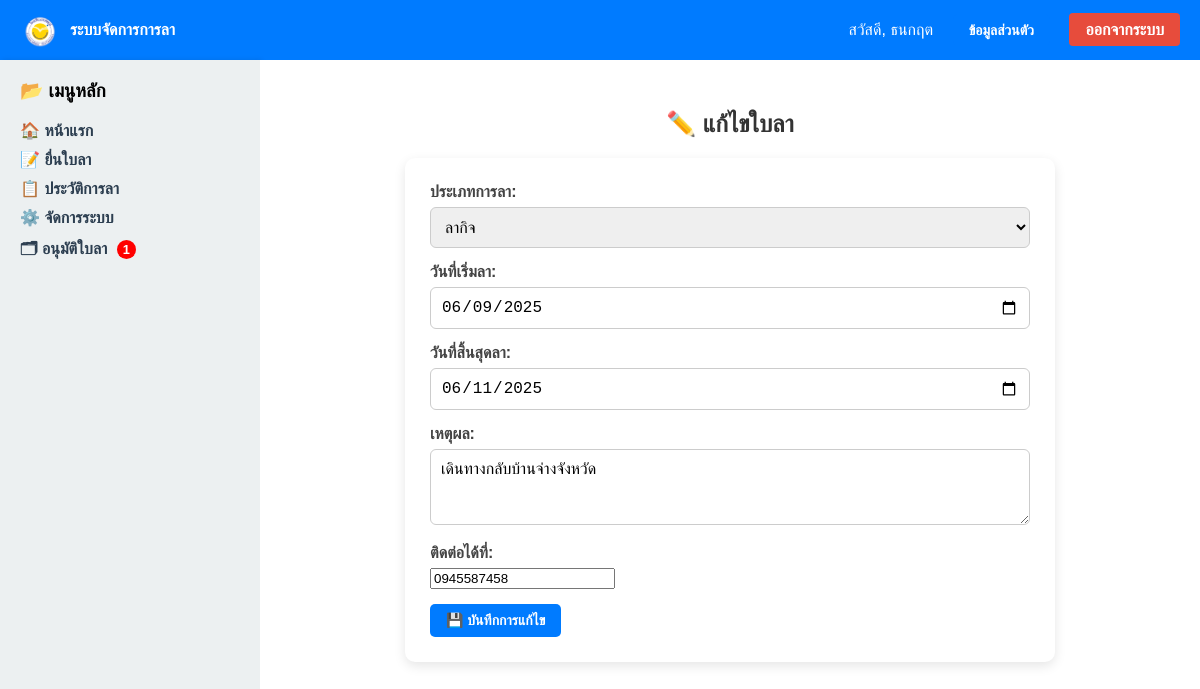
/leave/edit/1 (signed in), run on the app's committed database.
### app.py (models this page shows)
class User(db.Model, UserMixin):
    id = db.Column(db.Integer, primary_key=True)
    username = db.Column(db.String(80), unique=True, nullable=False)
    password = db.Column(db.String(255), nullable=False)
    role = db.Column(db.String(20), default='staff')
    prefix = db.Column(db.String(20))  # 👈 เพิ่มคำนำหน้า เช่น นาย นางสาว
    first_name = db.Column(db.String(100))
    last_name = db.Column(db.String(100))
    position = db.Column(db.String(100))  # 👈 เพิ่มตำแหน่ง เช่น ครู เจ้าหน้าที่
    department = db.Column(db.String(100))

class LeaveRequest(db.Model):
    id = db.Column(db.Integer, primary_key=True)
    username = db.Column(db.String(80), db.ForeignKey('user.username'), nullable=False)
    leave_type = db.Column(db.String(20), nullable=False)
    start_date = db.Column(db.Date, nullable=True)
    end_date = db.Column(db.Date, nullable=True)
    date = db.Column(db.Date, nullable=True)
    reason = db.Column(db.String(200), nullable=True)
    time_from = db.Column(db.String(10), nullable=True)
    time_to = db.Column(db.String(10), nullable=True)
    hours = db.Column(db.Float, nullable=True)
    submitted_at = db.Column(db.DateTime, default=datetime.utcnow)
    status = db.Column(db.String(20), default='รออนุมัติ')
    contact_info = db.Column(db.String(255), nullable=True)
    user = relationship('User', backref='leaves')

### app.py (the view, shortened to what this page needs)
@app.route('/leave/edit/<int:leave_id>', methods=['GET', 'POST'])
@login_required
def edit_leave(leave_id):
    leave = LeaveRequest.query.get_or_404(leave_id)
    if leave.username != current_user.username or leave.status != 'รออนุมัติ':
        flash("ไม่สามารถแก้ไขใบลานี้ได้", "error")
        return redirect(url_for('home'))
    return render_template('edit_leave_form.html', leave=leave)

### app.py (called while the page is built)
@login_manager.user_loader
def load_user(user_id):
    return User.query.get(int(user_id))

@app.context_processor
def inject_pending_count():
    if current_user.is_authenticated:
        if current_user.role == 'admin':
            if current_user.position in ['ผู้อำนวยการ', 'ผู้รับใบอนุญาต']:
                count = LeaveRequest.query.filter_by(status='รออนุมัติ').count()
            else:
                count = LeaveRequest.query.join(User, LeaveRequest.username == User.username) \
                    .filter(LeaveRequest.status == 'รออนุมัติ') \
                    .filter(User.department == current_user.department) \
                    .count()
            return dict(pending_count=count)
    return dict(pending_count=0)

@app.context_processor
def inject_user():
    if current_user.is_authenticated:
        return dict(current_user=current_user)
    return dict(current_user=None)

### templates/edit_leave_form.html (shortened to what this page needs)
{% extends "base.html" %}
{% block content %}
<h2 class="form-title">✏️ แก้ไขใบลา</h2>
<form method="post" class="leave-form" onsubmit="return validateForm()">
  <div class="form-group">
    <label for="leave_type">ประเภทการลา:</label>
    <select name="leave_type" id="leave_type" onchange="toggleFields()" required>
      <option value="ลากิจ" {% if leave.leave_type == 'ลากิจ' %}selected{% endif %}>ลากิจ</option>
    </select>
  </div>
  <div id="full_day_fields" style="display:none;">
    <div class="form-group">
      <label for="start_date">วันที่เริ่มลา:</label>
      <input type="date" name="start_date" id="start_date" value="{{ leave.start_date }}">
    </div>
    <div class="form-group">
      <label for="end_date">วันที่สิ้นสุดลา:</label>
      <input type="date" name="end_date" id="end_date" value="{{ leave.end_date }}">
    </div>
  </div>
  <div class="form-group">
    <label for="reason">เหตุผล:</label>
    <textarea name="reason" id="reason" rows="3" required>{{ leave.reason }}</textarea>
  </div>
  <div class="form-group">
    <label for="contact_info">ติดต่อได้ที่:</label>
    <input type="text" name="contact_info" id="contact_info" value="{{ leave.contact_info or '' }}">
  </div>
  <button type="submit" class="btn-blue">💾 บันทึกการแก้ไข</button>
</form>
{% endblock %}

### templates/base.html (shortened to what this page needs)
<!DOCTYPE html>
<html lang="th">
<head>
  <link rel="stylesheet" href="{{ url_for('static', filename='style.css') }}">
</head>
<body>
<div class="navbar">
  <div class="navbar-left">
  <img src="{{ url_for('static', filename='images/school_logo.png') }}" alt="โลโก้โรงเรียน" style="height: 40px; vertical-align: middle; margin-right: 10px;">
  <strong>ระบบจัดการการลา</strong>
  </div>
  <div class="navbar-right">
    {% if session.get('username') %}
      สวัสดี, {{ current_user.first_name or session['username'] }}
      {% if session['username'] %}
      <a href="{{ url_for('profile') }}" class="btn-blue">ข้อมูลส่วนตัว</a>
      {% endif %}
      <a href="{{ url_for('logout') }}" class="logout-button">ออกจากระบบ</a>
    {% else %}
      <a href="{{ url_for('login') }}">เข้าสู่ระบบ</a>
    {% endif %}
  </div>
</div>
<div class="layout-container">
  <div class="sidebar">
    <h3>📂 เมนูหลัก</h3>
    <ul class="menu-list">
      <li><a href="{{ url_for('home') }}">🏠 หน้าแรก</a></li>
      <li><a href="{{ url_for('leave') }}">📝 ยื่นใบลา</a></li>
      <li><a href="{{ url_for('report') }}">📋 ประวัติการลา</a></li>
      {% if session.get('role') == 'admin' %}
        <li><a href="{{ url_for('admin_dashboard') }}">⚙️ จัดการระบบ</a></li>
        <li><a href="{{ url_for('admin_leaves') }}"> 🗂 อนุมัติใบลา
          {% if pending_count > 0 %}
            <span class="badge">{{ pending_count }}</span>
          {% endif %}</a>
        </li>
      {% endif %}
    </ul>
  </div>
  <div class="main-content">
    {% block content %}{% endblock %}
  </div>
</div>
</body>
</html>

### static/style.css (style rules this page uses)
body { font-family: sans-serif; background-color: #f3f4f6; margin: 0; }
.navbar { background-color: #1e3a8a; color: white; padding: 1rem 2rem; display: flex; justify-content: space-between; align-items: center; }
.sidebar { width: 200px; background-color: #f9fafb; padding: 1rem; }
body { font-family: Arial, sans-serif; margin: 0; background-color: #f8f8f8; }
.navbar { display: flex; justify-content: space-between; background-color: #2c3e50; color: #fff; padding: 15px 20px; }
.navbar a { color: #fff; text-decoration: none; margin-left: 15px; }
.layout-container { display: flex; min-height: 90vh; }
.sidebar { width: 220px; background-color: #ecf0f1; padding: 20px; box-shadow: 2px 0 5px rgba(0,0,0,0.1); }
.sidebar h3 { margin-top: 0; }
.menu-list { list-style: none; padding: 0; margin-top: 10px; }
.menu-list li { margin-bottom: 10px; }
.menu-list a { text-decoration: none; color: #2c3e50; font-weight: bold; }
.main-content { flex: 1; padding: 30px; background-color: #fff; }
.logout-button { background-color: #e74c3c; color: white; padding: 8px 16px; text-decoration: none; border-radius: 4px; font-weight: bold; }
.leave-form { max-width: 600px; margin: 0 auto; background: #fff; padding: 25px; border-radius: 10px; box-shadow: 0 4px 12px rgba(0, 0, 0, 0.1); }
.form-title { text-align: center; margin-bottom: 20px; color: #333; }
.form-group { margin-bottom: 15px; }
label { display: block; margin-bottom: 6px; font-weight: bold; color: #444; }
input[type="date"], input[type="time"], input[type="number"], select, textarea { width: 100%; padding: 10px; font-size: 1rem; border: 1px solid #ccc; border-radius: 6px; box-sizing: border-box; }
textarea { resize: vertical; }
.btn-blue { background-color: #3498db; color: white; padding: 8px 16px; border: none; border-radius: 6px; text-decoration: none; font-size: 14px; cursor: pointer; }
.navbar { display: flex; justify-content: space-between; align-items: center; background-color: #007BFF; color: white; padding: 10px 20px; }
.navbar-left { display: flex; align-items: center; }
.badge { background-color: red; color: white; padding: 2px 6px; font-size: 0.8rem; border-radius: 10px; margin-left: 5px; }

### templates/edit_leave_form.html (style rules this page uses)
.btn-blue { background-color: #007BFF; color: white; padding: 8px 16px; border: none; border-radius: 5px; font-weight: bold; cursor: pointer; }

### data on the page
User: first_name "ธนกฤต"
LeaveRequest: leave_type "ลากิจ", start_date "06/09/2025", end_date "06/11/2025", reason "เดินทางกลับบ้านจ่างจังหวัด", contact_info "0945587458"

### other printed values
{{ pending_count }} "1"
